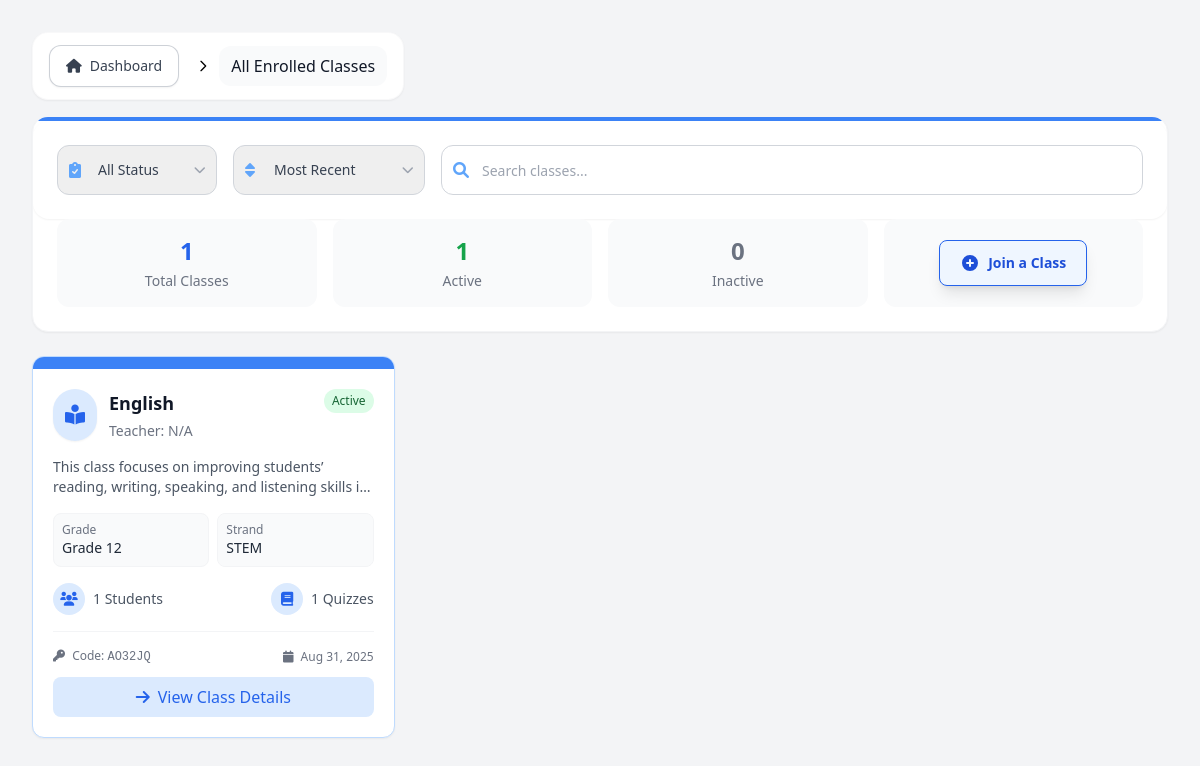
Page /Students/Contents/Pages/studentAllClasses.php (signed in) on the committed database.
### tables this page shows
CREATE TABLE `teacher_classes_tb` (
  `class_id` int(11) NOT NULL,
  `th_id` varchar(255) NOT NULL,
  `class_name` varchar(255) NOT NULL,
  `class_code` varchar(10) NOT NULL,
  `class_description` text DEFAULT NULL,
  `grade_level` varchar(20) NOT NULL,
  `strand` varchar(50) DEFAULT NULL,
  `status` enum('active','inactive','archived') NOT NULL DEFAULT 'active',
  `created_at` timestamp NOT NULL DEFAULT current_timestamp(),
  `updated_at` timestamp NOT NULL DEFAULT current_timestamp() ON UPDATE current_timestamp()
);

### Students/Functions/studentAllClassesFunction.php (called while the page is built, shortened)
<?php
include_once '../../../Connection/conn.php';
$user_email = $_SESSION['user_email'];
$studentId = null;
$query = "SELECT st_id FROM students_profiles_tb WHERE st_email = ?";
$stmt = $conn->prepare($query);
$stmt->bind_param("s", $user_email);
$stmt->execute();
$result = $stmt->get_result();
if ($result->num_rows > 0) {
    $row = $result->fetch_assoc();
    $studentId = $row['st_id'];
}
function getSubjectFromClassName($className) {
    $classNameLower = strtolower($className);
    $subjectKeywords = [
        'english' => 'English',
        'math' => 'Math',
        'science' => 'Science',
        'history' => 'History',
        'arts' => 'Arts',
        'pe' => 'PE',
        'ict' => 'ICT',
        'home economics' => 'Home Economics',
    ];
    foreach ($subjectKeywords as $keyword => $subject) {
        if (strpos($classNameLower, $keyword) !== false) {
            return $subject;
        }
    }
    return 'Default';
}
$enrolledClasses = [];
if ($studentId) {
    $classQuery = "SELECT
                       tc.*,
                       (SELECT COUNT(DISTINCT ce.st_id) FROM class_enrollments_tb ce WHERE ce.class_id = tc.class_id AND ce.status = 'active') AS student_count,
                       (SELECT COUNT(q.quiz_id) FROM quizzes_tb q WHERE q.class_id = tc.class_id AND q.status = 'published' AND q.quiz_type != '1') AS quiz_count
                   FROM teacher_classes_tb tc
                   INNER JOIN class_enrollments_tb ce_main ON tc.class_id = ce_main.class_id
                   WHERE ce_main.st_id = ?
                   ORDER BY tc.status ASC, tc.created_at DESC";
    $classStmt = $conn->prepare($classQuery);
    $classStmt->bind_param("s", $studentId);
    $classStmt->execute();
    $classResult = $classStmt->get_result();
    while ($class = $classResult->fetch_assoc()) {
        $class['class_subject'] = getSubjectFromClassName($class['class_name']);
        $enrolledClasses[] = $class;
    }
}
?>

### Students/Contents/Includes/studentAllClassesIncludes/allClassesGrid.php (the view, shortened to what this page needs)
<?php
$statusColors = [
    'active' => 'bg-green-100 text-green-800',
    'inactive' => 'bg-red-100 text-red-800',
    'archived' => 'bg-gray-100 text-gray-800',
    'pending' => 'bg-yellow-100 text-yellow-800',
];
?>
<?php if (empty($enrolledClasses)): ?>
    <div class="bg-white rounded-xl shadow-sm border border-gray-200 p-8 text-center">
        <div class="inline-block mb-4 p-4 bg-blue-50 rounded-full">
            <i class="fas fa-graduation-cap text-blue-500 text-3xl"></i>
        </div>
        <h3 class="text-lg font-medium text-gray-900 mb-2">No Classes Yet</h3>
        <p class="text-gray-500 mb-6 max-w-md mx-auto">You haven't enrolled in any classes yet. Join a class using the class code provided by your teacher.</p>
        <button onclick="showJoinClassModal()" class="bg-blue-primary hover:bg-blue-dark text-white px-6 py-2 rounded-lg text-sm font-medium transition-colors duration-200 inline-flex items-center">
            <i class="fas fa-search mr-2"></i> Join Your First Class
        </button>
    </div>
<?php else: ?>
    <div id="classesGrid">
        <?php foreach ($enrolledClasses as $index => $class):
            $description = !empty($class['class_description']) ? $class['class_description'] : 'No description provided.';
            $strand = !empty($class['strand']) ? $class['strand'] : 'N/A';
            $studentCount = $class['student_count'] ?? 0;
            $quizCount = $class['quiz_count'] ?? 0;
            $subject = $class['class_subject'] ?? null;
            $style = $subjectStyles[$subject];
        ?>
            <div class="bg-white rounded-xl shadow-sm border <?php echo $style['border']; ?> hover:shadow-md transition-all duration-200 transform hover:-translate-y-1 overflow-hidden class-card"
                 data-class-name="<?php echo strtolower(htmlspecialchars($class['class_name'])); ?>"
                 data-class-status="<?php echo strtolower($class['status']); ?>"
                 data-class-subject="<?php echo strtolower($subject); ?>"
                 data-class-strand="<?php echo strtolower($strand); ?>">
                <div class="h-3 <?php echo $style['strip']; ?>"></div>
                <div class="p-5">
                    <div class="flex items-start mb-4">
                        <div class="inline-block p-3 rounded-full <?php echo $style['icon_bg']; ?> mr-3 shadow-sm">
                            <i class="<?php echo $style['icon_class']; ?> text-xl <?php echo $style['icon_color']; ?>"></i>
                        </div>
                        <div class="flex-grow">
                            <div class="flex justify-between items-start">
                                <h3 class="font-semibold text-lg text-gray-900"><?php echo htmlspecialchars($class['class_name']); ?></h3>
                                <span class="px-2 py-1 text-xs rounded-full <?php echo isset($statusColors[$class['status']]) ? $statusColors[$class['status']] : $statusColors['inactive']; ?> ml-2">
                                    <?php echo ucfirst($class['status']); ?>
                                </span>
                            </div>
                            <p class="text-sm text-gray-500 mt-1">Teacher: <?php echo htmlspecialchars($class['teacher_name'] ?? 'N/A'); ?></p>
                        </div>
                    </div>
                    <p class="text-sm text-gray-600 mb-4 line-clamp-2"><?php echo htmlspecialchars($description); ?></p>
                    <div class="grid grid-cols-2 gap-2 mb-4">
                        <div class="bg-gray-50 p-2 rounded-lg border border-gray-100">
                            <p class="text-xs text-gray-500">Grade</p>
                            <p class="font-medium text-sm text-gray-800">Grade <?php echo htmlspecialchars($class['grade_level']); ?></p>
                        </div>
                        <div class="bg-gray-50 p-2 rounded-lg border border-gray-100">
                            <p class="text-xs text-gray-500">Strand</p>
                            <p class="font-medium text-sm text-gray-800"><?php echo htmlspecialchars($strand); ?></p>
                        </div>
                    </div>
                    <div class="flex justify-between text-sm mb-4">
                        <div class="flex items-center text-gray-600">
                            <div class="w-8 h-8 rounded-full flex items-center justify-center <?php echo $style['icon_bg']; ?> mr-2">
                                <i class="fas fa-users <?php echo $style['icon_color']; ?>"></i>
                            </div>
                            <span><?php echo $studentCount; ?> Students</span>
                        </div>
                        <div class="flex items-center text-gray-600">
                            <div class="w-8 h-8 rounded-full flex items-center justify-center <?php echo $style['icon_bg']; ?> mr-2">
                                <i class="fas fa-book <?php echo $style['icon_color']; ?>"></i>
                            </div>
                            <span><?php echo $quizCount; ?> Quizzes</span>
                        </div>
                    </div>
                    <div class="pt-4 border-t border-gray-100">
                        <div class="flex justify-between items-center mb-3">
                            <div class="text-xs text-gray-500">
                                <i class="fas fa-key mr-1"></i>
                                Code: <span class="font-mono font-medium"><?php echo htmlspecialchars($class['class_code']); ?></span>
                            </div>
                            <div class="text-xs text-gray-500">
                                <i class="fas fa-calendar mr-1"></i>
                                <?php echo date('M j, Y', strtotime($class['created_at'])); ?>
                            </div>
                        </div>
                        <a href="../Pages/classDetails.php?class_id=<?php echo $class['class_id']; ?>"
                           class="w-full inline-block text-center py-2 rounded-lg <?php echo $style['icon_bg']; ?> <?php echo $style['link_color']; ?> font-medium hover:opacity-90 transition-opacity">
                            <i class="fas fa-arrow-right mr-2"></i>View Class Details
                        </a>
                    </div>
                </div>
            </div>
        <?php endforeach; ?>
    </div>
<?php endif; ?>

### Students/Contents/Includes/studentAllClassesIncludes/studentAllClassesSearchSection.php (shortened to what this page needs)
<div class="bg-white rounded-2xl shadow-sm border border-gray-100 mb-6 overflow-hidden">
    <div class="h-1 bg-blue-500"></div>
    <form id="filterForm" method="get" class="flex flex-col lg:flex-row gap-3 lg:gap-4 items-stretch bg-white rounded-2xl shadow-sm px-6 py-6 border-0">
        <div class="relative w-full lg:w-40 flex items-center">
            <span class="absolute left-3 inset-y-0 flex items-center pointer-events-none">
            </span>
            <select name="status" id="classStatus"
                class="block w-full pl-10 pr-9 py-2.5 rounded-xl border border-gray-300 text-sm transition appearance-none text-gray-700 font-medium"
                style="height: 50px;"
                onchange="document.getElementById('filterForm').submit()">
                <option value="all" <?php if (!isset($_GET['status']) || $_GET['status'] == 'all') echo 'selected'; ?>>All Status</option>
            </select>
            <span class="absolute right-3 inset-y-0 flex items-center pointer-events-none">
            </span>
        </div>
        <div class="relative w-full lg:w-48 flex items-center">
            <span class="absolute left-3 inset-y-0 flex items-center pointer-events-none">
            </span>
            <select name="sort" id="sortClasses"
                class="block w-full pl-10 pr-9 py-2.5 rounded-xl border border-gray-300 text-sm transition appearance-none text-gray-700 font-medium"
                style="height: 50px;"
                onchange="document.getElementById('filterForm').submit()">
                <option value="recent" <?php if (!isset($_GET['sort']) || $_GET['sort'] == 'recent') echo 'selected'; ?>>Most Recent</option>
            </select>
            <span class="absolute right-3 inset-y-0 flex items-center pointer-events-none">
            </span>
        </div>
        <div class="relative flex-1 flex items-center">
            <span class="absolute left-3 inset-y-0 flex items-center pointer-events-none">
            </span>
            <input type="text" id="searchInput" name="search" placeholder="Search classes..." autocomplete="off"
                class="block w-full pl-10 pr-4 py-2.5 rounded-xl border border-gray-300 text-sm transition font-medium"
                style="height: 50px;"
                value="<?php echo isset($_GET['search']) ? htmlspecialchars($_GET['search']) : ''; ?>" />
        </div>
    </form>
    <div class="px-6 pb-6">
        <div class="grid grid-cols-1 sm:grid-cols-4 gap-4">
            <div class="flex flex-col items-center justify-center bg-gray-50 rounded-xl py-4">
                <div class="text-2xl font-bold text-blue-600" id="totalClasses">
                    <?php echo count($enrolledClasses); ?>
                </div>
                <div class="text-sm text-gray-500 mt-1">Total Classes</div>
            </div>
            <div class="flex flex-col items-center justify-center bg-gray-50 rounded-xl py-4">
                <div class="text-2xl font-bold text-green-600" id="activeClasses">
                    <?php echo count(array_filter($enrolledClasses, function ($class) {
                        return $class['status'] === 'active';
                    })); ?>
                </div>
                <div class="text-sm text-gray-500 mt-1">Active</div>
            </div>
            <div class="flex flex-col items-center justify-center bg-gray-50 rounded-xl py-4">
                <div class="text-2xl font-bold text-gray-500" id="inactiveClasses">
                    <?php echo count(array_filter($enrolledClasses, function ($class) {
                        return $class['status'] === 'inactive';
                    })); ?>
                </div>
                <div class="text-sm text-gray-500 mt-1">Inactive</div>
            </div>
            <div class="flex flex-col md:flex-row md:items-center md:justify-center bg-gray-50 rounded-xl py-4">
                <div class="mt-4 md:mt-0">
                    <button onclick="showJoinClassModal()" type="button"
                        class="inline-flex items-center justify-center space-x-2 py-3 px-5 border border-blue-600 text-sm font-semibold rounded-lg text-blue-700 hover:text-white bg-blue-50 hover:bg-blue-600 transition-colors shadow-lg focus:outline-none focus:ring-2 focus:ring-blue-400">
                        <svg xmlns="http://www.w3.org/2000/svg" class="h-5 w-5" viewBox="0 0 20 20" fill="currentColor">
                            <path fill-rule="evenodd" d="M10 18a8 8 0 100-16 8 8 0 000 16zm1-11a1 1 0 10-2 0v2H7a1 1 0 100 2h2v2a1 1 0 102 0v-2h2a1 1 0 100-2h-2V7z" clip-rule="evenodd" />
                        </svg>
                        <div class="font-semibold">Join a Class</div>
                    </button>
                </div>
            </div>
        </div>
    </div>
</div>

### Students/Assets/Css/studentAllClasses.css (style rules this page uses)
.class-card { transition: all 0.3s ease; }
#classesGrid { display: grid; grid-template-columns: repeat(1, 1fr); gap: 1.5rem; }
@media (min-width: 768px) { #classesGrid { grid-template-columns: repeat(2, 1fr); } }
@media (min-width: 1024px) { #classesGrid { grid-template-columns: repeat(3, 1fr); } }

### Students/Contents/Includes/studentAllClassesIncludes/allClassesGrid.php (style rules this page uses)
#classesGrid { display: grid; grid-template-columns: repeat(1, 1fr); gap: 1.5rem; }
@media (min-width: 768px) { #classesGrid { grid-template-columns: repeat(2, 1fr); } }
@media (min-width: 1024px) { #classesGrid { grid-template-columns: repeat(3, 1fr); } }

### rows in the picture
teacher_classes_tb: status "1", status "0", class_name "English", status "Active", teacher_name "N/A", class_description "This class focuses on improving students’ reading, writing, speaking, and listening skills…", grade_level "12", strand "STEM", studentCount "1", quizCount "1", class_code "AO32JQ", created_at "Aug 31, 2025"

### other values in the picture
count($enrolledClasses) "1"
